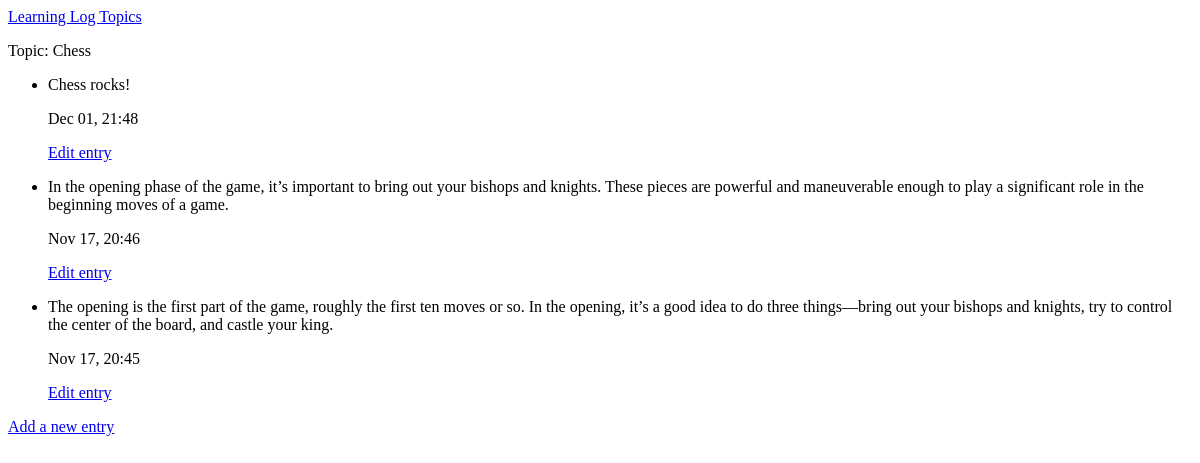
Page /topics/1/ on the earlier database version.
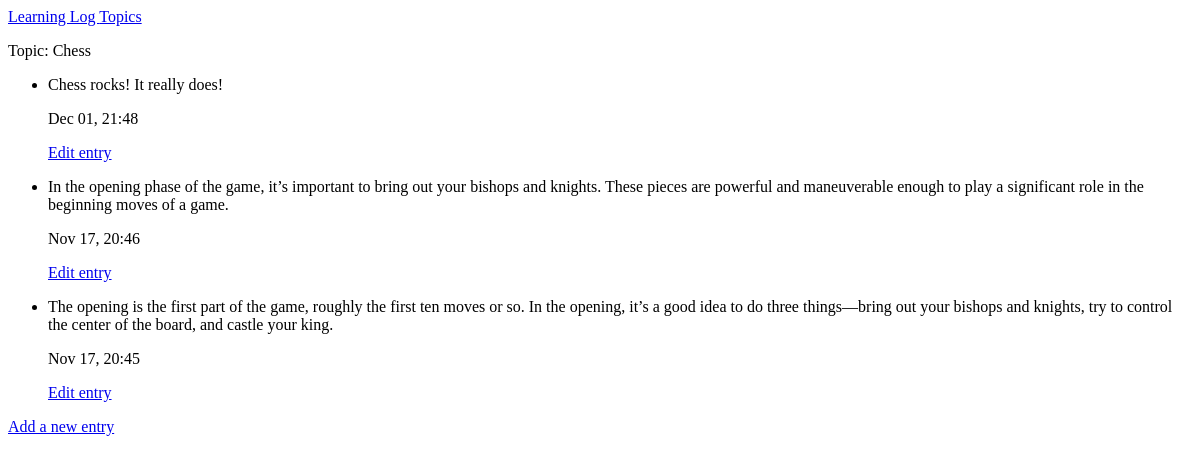
Same page on the later database version.
### MainApp/models.py (models this page shows, shortened)
class Entry(models.Model):
    topic = models.ForeignKey(Topic,on_delete=models.CASCADE)
    text = models.TextField()
    date_added = models.DateTimeField(auto_now_add=True)
    class Meta:
        verbose_name_plural = 'entries'

### MainApp/views.py (the view)
# urls.py: path('topics/<int:topic_id>/',views.topic,name='topic'), #to load individual topics, the id separates chess from rock climbing
def topic(request,topic_id): #the id 1 or 2 gets passed to this function and works on it accordingly
    topic = Topic.objects.get(id=topic_id)
    entries = topic.entry_set.order_by('-date_added') #this will give all entries realted to that id (topic)
    context = {'topic':topic, 'entries':entries}
    return render(request, 'MainApp/topic.html', context)

### MainApp/models.py (called while the page is built)
    def __str__(self):
        return self.text  # returns name of topic

### MainApp/templates/MainApp/topic.html (shortened to what this page needs)
{% extends "MainApp/base.html" %}
{% block content %}
<p>Topic: {{ topic }}</p>
<ul>
    {% for e in entries %}
    <li>
        <p>{{ e.text|linebreaks }}</p>
        <p>{{ e.date_added|date:'M d, H:i' }}</p>
        <p>
            <a href="{% url 'MainApp:edit_entry' e.id %}">Edit entry</a>
        </p>
    </li>
    {% empty %}
    <li>There are no entries for this topic yet.</li>
    {% endfor %}
</ul>
<p>
    <a href="{% url 'MainApp:new_entry' topic.id %}"> Add a new entry</a>
</p>
{% endblock content %}

Differences in the rows shown:
changed Entry "Dec 01, 21:48": text "Chess rocks!" → "Chess rocks! It really does!"
